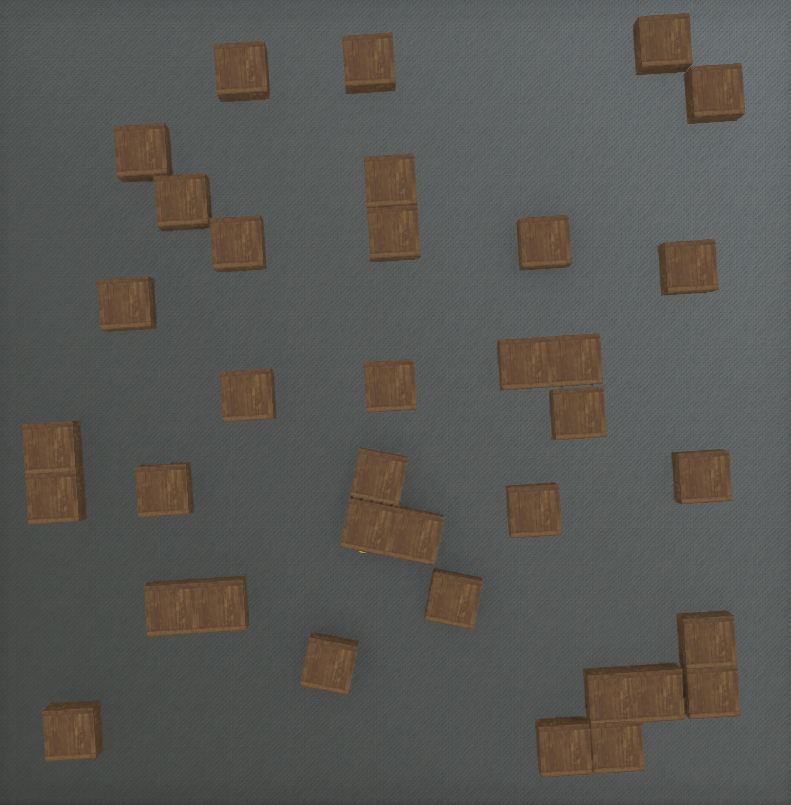
#> input picture Maps/mapya.png, 791 x 805 px
$ python RRT_normal.py
#> lines starting #> are read from the running program, lines starting #| are printed output that depends on the picture; after the words box and inside, x2 and y2 are one past the last pixel; in counts of white or black regions, pixels touching at a corner belong together
import numpy as np
import matplotlib.pyplot as plt
import matplotlib.path as mplPath
from scipy.spatial import KDTree
import cv2
import random

def readMap():
    # Read Map
    img = cv2.imread("Maps/mapya.png")
#> img is the input picture: shape (805, 791, 3); mean B, G, R 82.6, 87.2, 87.8
    image_rgb = cv2.cvtColor(img, cv2.COLOR_BGR2RGB)
    r_channel, g_channel, b_channel = cv2.split(image_rgb)
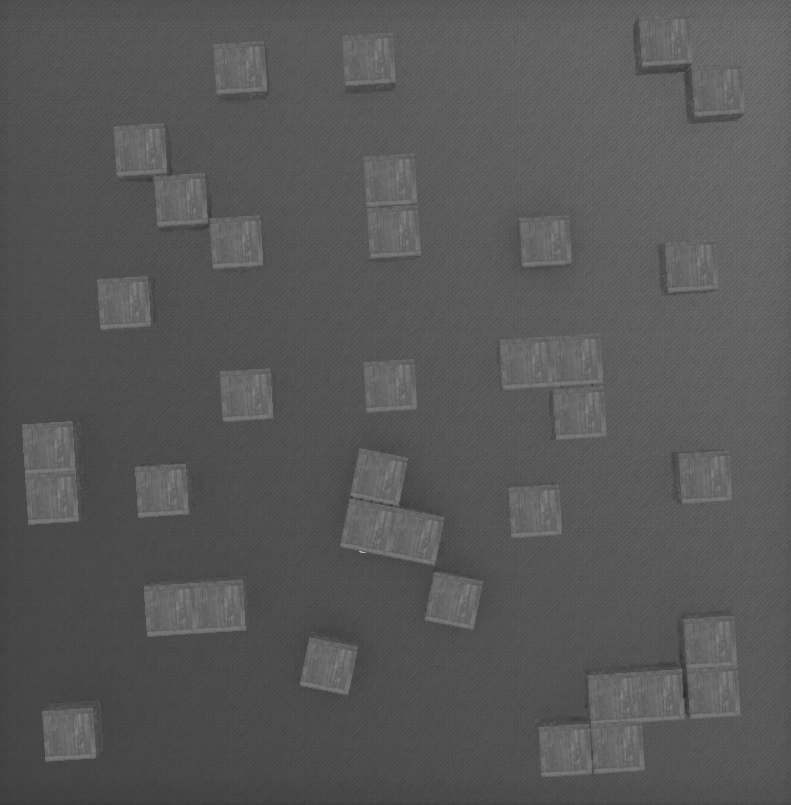
#> r_channel: shape (805, 791); min 40, max 185, mean 87.8
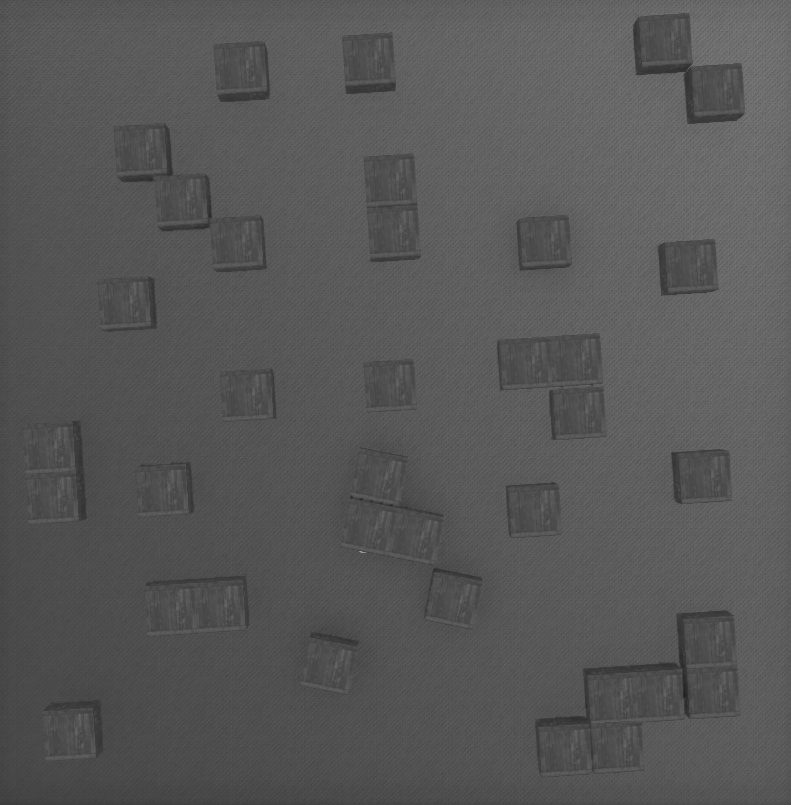
#> g_channel: shape (805, 791); min 31, max 158, mean 87.2
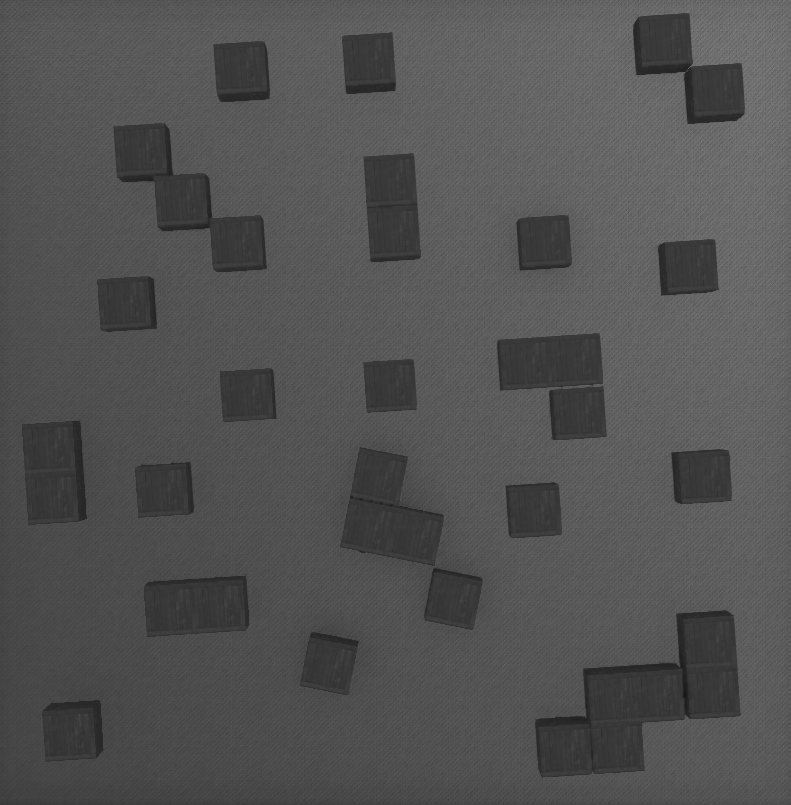
#> b_channel: shape (805, 791); min 21, max 137, mean 82.6
    r_thresh = 200
    g_thresh = 100
    b_thresh = 70
    # consider blue channel since b_brown = 0
    r_threshed = cv2.threshold(r_channel, r_thresh, 255, cv2.THRESH_BINARY)[1]
#> r_threshed: shape (805, 791); every value is 0
    g_threshed = cv2.threshold(g_channel, g_thresh, 255, cv2.THRESH_BINARY)[1]
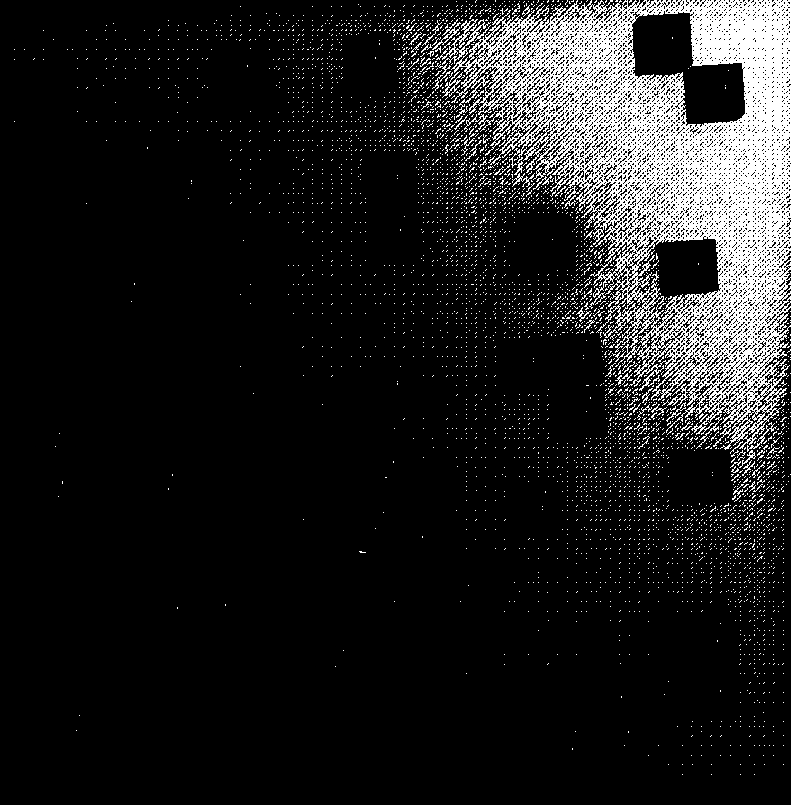
#> g_threshed: shape (805, 791); 11.6% white; 4529 white regions (4478 under 20 px), largest, box (x1, y1, x2, y2) and area: (436, 0, 791, 450) 62754, (432, 19, 461, 50) 140, (442, 71, 463, 98) 136
    b_threshed = cv2.threshold(b_channel, b_thresh, 255, cv2.THRESH_BINARY)[1]
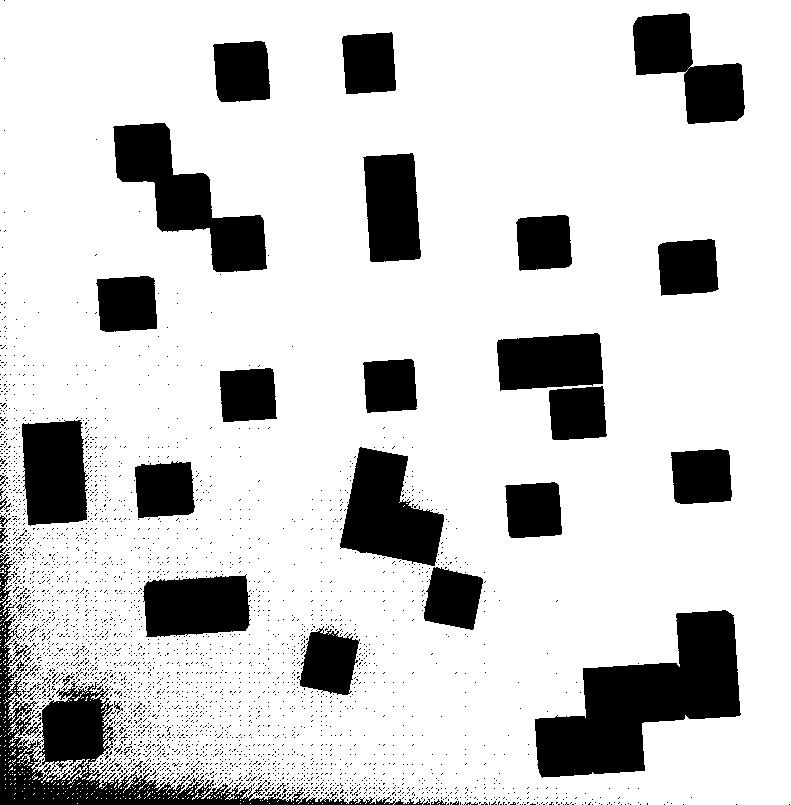
#> b_threshed: shape (805, 791); 81% white; 3167 black regions (3127 under 20 px), largest, box (x1, y1, x2, y2) and area: (535, 610, 741, 778) 17369, (0, 545, 430, 805) 14314, (113, 123, 267, 272) 9037
    # Denoise to remove grains
    #image1 = cv2.circle(image1,(int(goal[i]), int(goal[1])), 5, (0,255,0), -1)
    kernel = cv2.getStructuringElement(cv2.MORPH_RECT, (3,3))
    binaryMask = cv2.morphologyEx(b_threshed, cv2.MORPH_CLOSE, kernel)
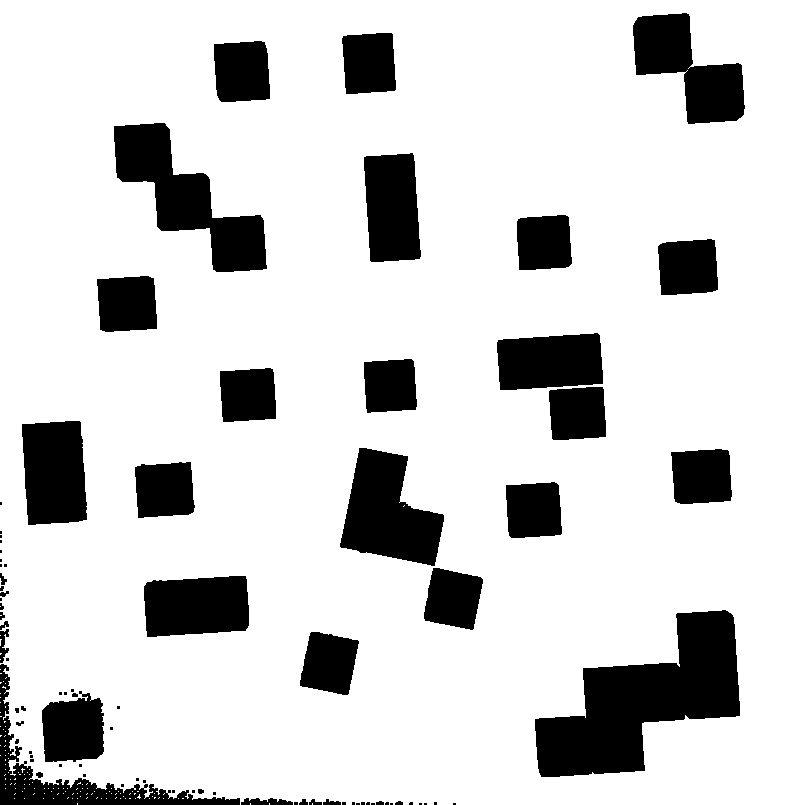
#> binaryMask: shape (805, 791); 82.7% white; 84 black regions (45 under 20 px), largest, box (x1, y1, x2, y2) and area: (535, 610, 740, 777) 17357, (114, 123, 267, 272) 9025, (340, 448, 444, 566) 7571
    cv2.imwrite("Binary_Mask.png", binaryMask)
    #cv2.waitKey(0)
    return binaryMask

# cartesian to pixel
def ctop(point):
    y = min(shape[0]-1,int(shape[0] - point[0]/10*shape[0]))
    x = min(shape[1]-1,int(shape[1] - point[1]/10*shape[1]))
    return x,y

def displayPoints(Nodes,image):
    x_len = [shape[0] - a.x/10*shape[0] for a in Nodes]
    y_len = [shape[1] - a.y/10*shape[1] for a in Nodes]
    cv2.imwrite("Image.png",image)
    image1 = cv2.imread("Image.png")
    for i in range(len(x_len)):
        image1 = cv2.circle(image1,(int(x_len[i]), int(y_len[i])), 5, (0,255,0), -1)
        node = Nodes[i]
        if i>=1:
            line_start = ctop((node.x,node.y))[::-1]
            line_end = ctop((node.parent.x,node.parent.y))[::-1]
            cv2.line(image1, line_start, line_end, (0,0,0), 1)
    start_p = ctop(start)
    goal_p = ctop(goal)
    cv2.circle(image1,(start_p[1], start_p[0]), 5, (255,0,0), -1)
    cv2.circle(image1,(goal_p[1], goal_p[0]), 5, (0,0,255), -1)
    cv2.imshow("Nodes", image1)
    cv2.waitKey(10)

def displayPath(path, image):
    cv2.imwrite("Image.png",image)
    image1 = cv2.imread("Image.png")
    for i in range(1,len(path)):
        line_start = ctop((path[i].x,path[i].y))[::-1]
        line_end = ctop((path[i-1].x,path[i-1].y))[::-1]
        cv2.line(image1, line_start, line_end, (0,0,0), 3)
    cv2.imshow("Nodes", image1)
    cv2.waitKey(3000)

""" def displayGoal(goal,start,image):
    image = cv2.circle(image,(int(goal[0]), int(goal[1])), 10, (0,0,255), -1)
    image = cv2.circle(image,(int(start[0]), int(start[1])), 10, (255,0,0), -1)
    cv2.imshow("square_circle_opencv.jpg", image)
    cv2.waitKey(0) """

class Node:
    def __init__(self,x,y, parent):
        self.x = x
        self.y = y
        self.parent = parent

class Map:
    def __init__(self):
        self.x_size = 10
        self.y_size = 10
        self.goal = []

def collision_check(x,y,x_new,y_new):
    x,y = ctop([x,y])
    x_new , y_new = ctop([x_new,y_new])
    collision = False
    try:
        line_x = np.linspace(x,x_new,100)
        line_y = y + (line_x - x)*(y_new - y)/(x_new - x)
        avg_pixels = [int(x) for x in sum([image[int(line_x[i]), int(line_y[i])]/len(line_x) for i in range(len(line_x))])]
        if avg_pixels == [255, 255, 255]:
            collision = False
        else:
            # print(avg_pixels)
            collision = True
    except:
        collision = True
    return collision

# [19 lines of commented-out code are left out]


def generate_node(sampled_pt, radius, node_list):
    tree = KDTree([(node.x,node.y) for node in node_list])
    _, parent_index = tree.query(sampled_pt)
    parent = node_list[parent_index]
    x_init = node_list[parent_index].x
    y_init = node_list[parent_index].y
    angle = np.arctan2(sampled_pt[1]-y_init, sampled_pt[0]-x_init)
    x_new = x_init + np.cos(angle)*radius
    y_new = y_init + np.sin(angle)*radius
    return Node(x_new,y_new,parent)

def goal_check(node, goal, goal_threshold = 0.2):
    dist = np.sqrt((goal[1] - node.y)**2 + (goal[0] - node.x)**2)
    # print(dist)
    if dist < goal_threshold:
        goal_found = True
        return True
    else:
        return False

def generate_path(node):
    path = []
    while node != None:
        path.append(node)
        node = node.parent
    return path[::-1]

def RRT(start,goal,image,radius = 0.1, goal_bias = 0.05):
    fast_goal = False
    node_list = []
    curr_node = Node(start[0],start[1],parent=None)
    node_list.append(curr_node)
    goal_found = False
    while(not(goal_check(node_list[-1], goal) or goal_found)):   #goal_found is added just for the corner case of goal lying between 2 nodes due to too large radius.
        p = np.random.random()
        goal_sampled = False
        if  p > goal_bias:
            x = np.random.random() * 10
            y = np.random.random() * 10
            sampled_pt = (x,y)
        else:
            sampled_pt = goal
            goal_sampled = True
            # print('goal sampling')
        child = generate_node(sampled_pt, radius, node_list)
        Xp,Yp = ctop([child.x,child.y])
        if collision_check(child.parent.x,child.parent.y,child.x,child.y):
            # print(child.parent.x,child.parent.y, child.x, child.y)
            # print("collido")
            continue
        elif Xp < 0 or Yp < 0 :
            # print("outside")
            continue
        else:
            node_list.append(child)
            if goal_sampled:
                goal_found = goal_check(child,goal,radius)  #to check if the goal is less than 'radius' away.
                if fast_goal:    #Check if no obstacle to goal, then shoot into goal.
                    if not(collision_check(goal[0], goal[1], child.x, child.y)):
                        goal_found = True
        displayPoints(node_list,image)
    node_list.append(Node(goal[0], goal[1], node_list[-1]))
    path = generate_path(node_list[-1])
    return path

# [22 lines of commented-out code are left out]

if __name__ == '__main__':
    map = readMap()
    image = cv2.imread("Binary_Mask.png")
    shape = image.shape[:2]
#> shape = (805, 791)
    print(shape)
#| (805, 791)
    start = [5,6]
    goal = [8,9]
    path = RRT(start, goal, image)
#> in RRT, `path = generate_path(node_list[-1])`: path = 49 items
#> path = 49 items
    displayPath(path, image)
#> the loop in displayPath, `for i in range(1,len(path)):` made 48 passes
#> line_start on passes 1 to 12: (396, 311), (388, 313), (383, 307), (381, 299), (376, 293), (371, 287), (365, 281), (361, 275), (353, 273), (352, 265), (344, 264), (336, 263)
#> after the loop in displayPath, `for i in range(1,len(path)):`:
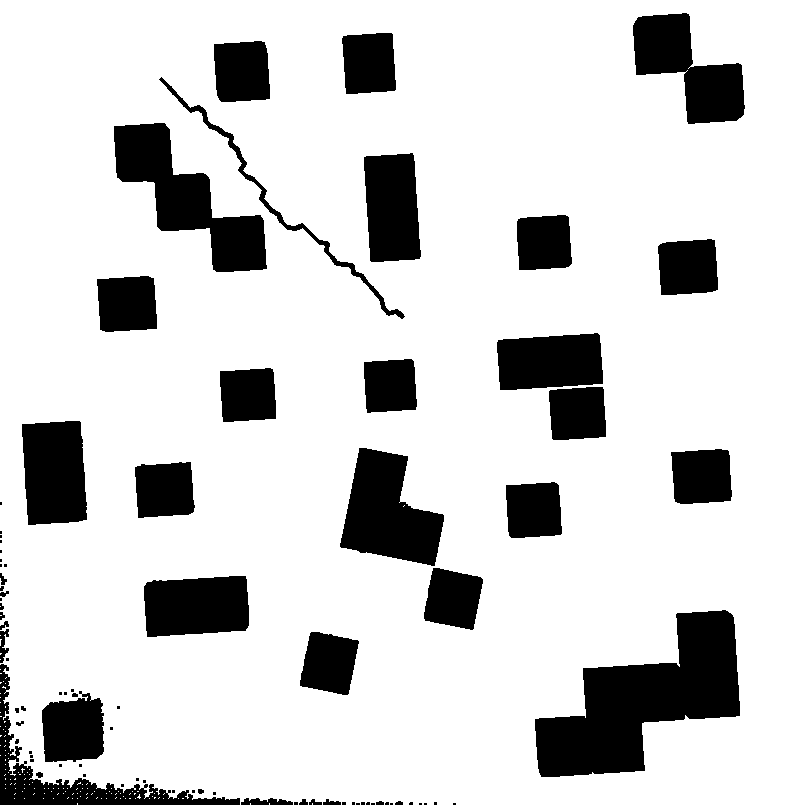
#> image1: shape (805, 791, 3); 82.4% white; 85 black regions (45 under 20 px), largest, box (x1, y1, x2, y2) and area: (535, 610, 740, 777) 17357, (114, 123, 267, 272) 9025, (340, 448, 444, 566) 7571
